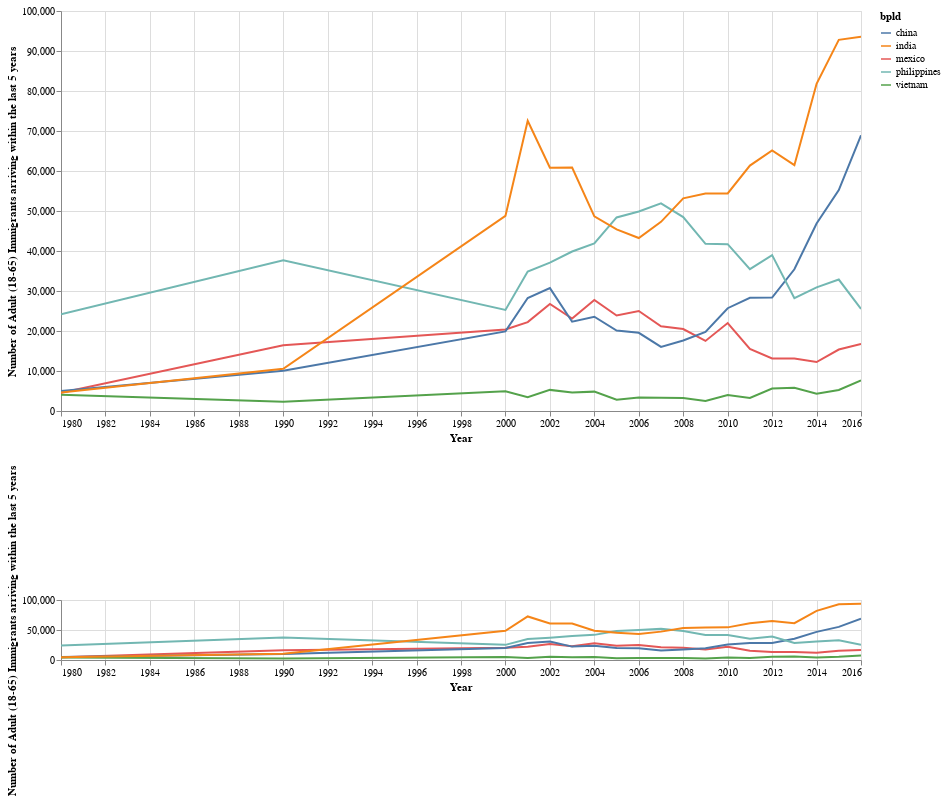

Notebook code cell kept with this figure:
### Code cell
immig_educ = df.groupby(['year', 'bpld', 'agg educd',])['perwt'].sum().to_frame()
data = immig_educ.reset_index()
data = data[data['agg educd'] == 'BA or More']
data = data[(data['bpld'] == 'mexico') | (data['bpld'] == 'vietnam') | (data['bpld'] == 'india') | (data['bpld'] == 'china') | (data['bpld'] == 'philippines')]

brush = alt.selection(type='interval', encodings=['x'])

upper1 = alt.Chart(data).mark_line().encode(
    x = alt.X('year:T', timeUnit='year', scale={'domain': brush.ref()}, axis = alt.Axis(title = 'Year')),
    y = alt.Y('perwt:Q', axis = alt.Axis(title = 'Number of Adult (18-65) Immigrants arriving within the last 5 years')),
    color = 'bpld',
    order = alt.Order('bpld:O'),
).properties(
    #title = f'{country}'.capitalize(),
    width = 800,
    height = 400,
)

lower1 = upper1.properties(
    selection=brush,
    height=60
)
chart = alt.vconcat(upper1, lower1)
chart

### Figure 1 — Vega-Lite specification as saved in the notebook (floating-point values rounded to 4 significant figures)
{"$schema": "https://vega.github.io/schema/vega-lite/v2.json", "config": {"view": {"height": 300, "width": 400}}, "vconcat": [{"data": {"values": [{"agg educd": "BA or More", "bpld": "mexico", "perwt": 4540, "year": "1980"}, {"agg educd": "BA or More", "bpld": "china", "perwt": 5020, "year": "1980"}, {"agg educd": "BA or More", "bpld": "philippines", "perwt": 24200, "year": "1980"}, {"agg educd": "BA or More", "bpld": "vietnam", "perwt": 4040, "year": "1980"}, {"agg educd": "BA or More", "bpld": "india", "perwt": 4620, "year": "1980"}, {"agg educd": "BA or More", "bpld": "mexico", "perwt": 16448, "year": "1990"}, {"agg educd": "BA or More", "bpld": "china", "perwt": 10068, "year": "1990"}, {"agg educd": "BA or More", "bpld": "philippines", "perwt": 37707, "year": "1990"}, {"agg educd": "BA or More", "bpld": "vietnam", "perwt": 2331, "year": "1990"}, {"agg educd": "BA or More", "bpld": "india", "perwt": 10540, "year": "1990"}, {"agg educd": "BA or More", "bpld": "mexico", "perwt": 20391, "year": "2000"}, {"agg educd": "BA or More", "bpld": "china", "perwt": 19902, "year": "2000"}, {"agg educd": "BA or More", "bpld": "philippines", "perwt": 25254, "year": "2000"}, {"agg educd": "BA or More", "bpld": "vietnam", "perwt": 4960, "year": "2000"}, {"agg educd": "BA or More", "bpld": "india", "perwt": 48772, "year": "2000"}, {"agg educd": "BA or More", "bpld": "mexico", "perwt": 22221, "year": "2001"}, {"agg educd": "BA or More", "bpld": "china", "perwt": 28258, "year": "2001"}, {"agg educd": "BA or More", "bpld": "philippines", "perwt": 34878, "year": "2001"}, {"agg educd": "BA or More", "bpld": "vietnam", "perwt": 3477, "year": "2001"}, {"agg educd": "BA or More", "bpld": "india", "perwt": 72573, "year": "2001"}, {"agg educd": "BA or More", "bpld": "mexico", "perwt": 26752, "year": "2002"}, {"agg educd": "BA or More", "bpld": "china", "perwt": 30729, "year": "2002"}, {"agg educd": "BA or More", "bpld": "philippines", "perwt": 37105, "year": "2002"}, {"agg educd": "BA or More", "bpld": "vietnam", "perwt": 5278, "year": "2002"}, {"agg educd": "BA or More", "bpld": "india", "perwt": 60822, "year": "2002"}, {"agg educd": "BA or More", "bpld": "mexico", "perwt": 23132, "year": "2003"}, {"agg educd": "BA or More", "bpld": "china", "perwt": 22316, "year": "2003"}, {"agg educd": "BA or More", "bpld": "philippines", "perwt": 39879, "year": "2003"}, {"agg educd": "BA or More", "bpld": "vietnam", "perwt": 4636, "year": "2003"}, {"agg educd": "BA or More", "bpld": "india", "perwt": 60858, "year": "2003"}, {"agg educd": "BA or More", "bpld": "mexico", "perwt": 27778, "year": "2004"}, {"agg educd": "BA or More", "bpld": "china", "perwt": 23559, "year": "2004"}, {"agg educd": "BA or More", "bpld": "philippines", "perwt": 41889, "year": "2004"}, {"agg educd": "BA or More", "bpld": "vietnam", "perwt": 4843, "year": "2004"}, {"agg educd": "BA or More", "bpld": "india", "perwt": 48650, "year": "2004"}, {"agg educd": "BA or More", "bpld": "mexico", "perwt": 23873, "year": "2005"}, {"agg educd": "BA or More", "bpld": "china", "perwt": 20127, "year": "2005"}, {"agg educd": "BA or More", "bpld": "philippines", "perwt": 48383, "year": "2005"}, {"agg educd": "BA or More", "bpld": "vietnam", "perwt": 2819, "year": "2005"}, {"agg educd": "BA or More", "bpld": "india", "perwt": 45412, "year": "2005"}, {"agg educd": "BA or More", "bpld": "mexico", "perwt": 24996, "year": "2006"}, {"agg educd": "BA or More", "bpld": "china", "perwt": 19553, "year": "2006"}, {"agg educd": "BA or More", "bpld": "philippines", "perwt": 49889, "year": "2006"}, {"agg educd": "BA or More", "bpld": "vietnam", "perwt": 3372, "year": "2006"}, {"agg educd": "BA or More", "bpld": "india", "perwt": 43249, "year": "2006"}, {"agg educd": "BA or More", "bpld": "mexico", "perwt": 21177, "year": "2007"}, {"agg educd": "BA or More", "bpld": "china", "perwt": 16031, "year": "2007"}, {"agg educd": "BA or More", "bpld": "philippines", "perwt": 51927, "year": "2007"}, {"agg educd": "BA or More", "bpld": "vietnam", "perwt": 3293, "year": "2007"}, {"agg educd": "BA or More", "bpld": "india", "perwt": 47295, "year": "2007"}, {"agg educd": "BA or More", "bpld": "mexico", "perwt": 20492, "year": "2008"}, {"agg educd": "BA or More", "bpld": "china", "perwt": 17619, "year": "2008"}, {"agg educd": "BA or More", "bpld": "philippines", "perwt": 48475, "year": "2008"}, {"agg educd": "BA or More", "bpld": "vietnam", "perwt": 3223, "year": "2008"}, {"agg educd": "BA or More", "bpld": "india", "perwt": 53151, "year": "2008"}, {"agg educd": "BA or More", "bpld": "mexico", "perwt": 17520, "year": "2009"}, {"agg educd": "BA or More", "bpld": "china", "perwt": 19776, "year": "2009"}, {"agg educd": "BA or More", "bpld": "philippines", "perwt": 41801, "year": "2009"}, {"agg educd": "BA or More", "bpld": "vietnam", "perwt": 2497, "year": "2009"}, {"agg educd": "BA or More", "bpld": "india", "perwt": 54349, "year": "2009"}, {"agg educd": "BA or More", "bpld": "mexico", "perwt": 21986, "year": "2010"}, {"agg educd": "BA or More", "bpld": "china", "perwt": 25700, "year": "2010"}, {"agg educd": "BA or More", "bpld": "philippines", "perwt": 41701, "year": "2010"}, {"agg educd": "BA or More", "bpld": "vietnam", "perwt": 3999, "year": "2010"}, {"agg educd": "BA or More", "bpld": "india", "perwt": 54398, "year": "2010"}, {"agg educd": "BA or More", "bpld": "mexico", "perwt": 15533, "year": "2011"}, {"agg educd": "BA or More", "bpld": "china", "perwt": 28308, "year": "2011"}, {"agg educd": "BA or More", "bpld": "philippines", "perwt": 35471, "year": "2011"}, {"agg educd": "BA or More", "bpld": "vietnam", "perwt": 3278, "year": "2011"}, {"agg educd": "BA or More", "bpld": "india", "perwt": 61354, "year": "2011"}, {"agg educd": "BA or More", "bpld": "mexico", "perwt": 13145, "year": "2012"}, {"agg educd": "BA or More", "bpld": "china", "perwt": 28366, "year": "2012"}, {"agg educd": "BA or More", "bpld": "philippines", "perwt": 38964, "year": "2012"}, {"agg educd": "BA or More", "bpld": "vietnam", "perwt": 5621, "year": "2012"}, {"agg educd": "BA or More", "bpld": "india", "perwt": 65131, "year": "2012"}, {"agg educd": "BA or More", "bpld": "mexico", "perwt": 13126, "year": "2013"}, {"agg educd": "BA or More", "bpld": "china", "perwt": 35423, "year": "2013"}, {"agg educd": "BA or More", "bpld": "philippines", "perwt": 28218, "year": "2013"}, {"agg educd": "BA or More", "bpld": "vietnam", "perwt": 5806, "year": "2013"}, {"agg educd": "BA or More", "bpld": "india", "perwt": 61452, "year": "2013"}, {"agg educd": "BA or More", "bpld": "mexico", "perwt": 12239, "year": "2014"}, {"agg educd": "BA or More", "bpld": "china", "perwt": 46857, "year": "2014"}, {"agg educd": "BA or More", "bpld": "philippines", "perwt": 30911, "year": "2014"}, {"agg educd": "BA or More", "bpld": "vietnam", "perwt": 4318, "year": "2014"}, {"agg educd": "BA or More", "bpld": "india", "perwt": 81807, "year": "2014"}, {"agg educd": "BA or More", "bpld": "mexico", "perwt": 15373, "year": "2015"}, {"agg educd": "BA or More", "bpld": "china", "perwt": 55237, "year": "2015"}, {"agg educd": "BA or More", "bpld": "philippines", "perwt": 32869, "year": "2015"}, {"agg educd": "BA or More", "bpld": "vietnam", "perwt": 5271, "year": "2015"}, {"agg educd": "BA or More", "bpld": "india", "perwt": 92779, "year": "2015"}, {"agg educd": "BA or More", "bpld": "mexico", "perwt": 16786, "year": "2016"}, {"agg educd": "BA or More", "bpld": "china", "perwt": 68932, "year": "2016"}, {"agg educd": "BA or More", "bpld": "philippines", "perwt": 25528, "year": "2016"}, {"agg educd": "BA or More", "bpld": "vietnam", "perwt": 7670, "year": "2016"}, {"agg educd": "BA or More", "bpld": "india", "perwt": 93589, "year": "2016"}]}, "encoding": {"color": {"field": "bpld", "type": "nominal"}, "order": {"field": "bpld", "type": "ordinal"}, "x": {"axis": {"title": "Year"}, "field": "year", "scale": {"domain": {"selection": "selector021"}}, "timeUnit": "year", "type": "temporal"}, "y": {"axis": {"title": "Number of Adult (18-65) Immigrants arriving within the last 5 years"}, "field": "perwt", "type": "quantitative"}}, "height": 400, "mark": "line", "width": 800}, {"data": {"values": [{"agg educd": "BA or More", "bpld": "mexico", "perwt": 4540, "year": "1980"}, {"agg educd": "BA or More", "bpld": "china", "perwt": 5020, "year": "1980"}, {"agg educd": "BA or More", "bpld": "philippines", "perwt": 24200, "year": "1980"}, {"agg educd": "BA or More", "bpld": "vietnam", "perwt": 4040, "year": "1980"}, {"agg educd": "BA or More", "bpld": "india", "perwt": 4620, "year": "1980"}, {"agg educd": "BA or More", "bpld": "mexico", "perwt": 16448, "year": "1990"}, {"agg educd": "BA or More", "bpld": "china", "perwt": 10068, "year": "1990"}, {"agg educd": "BA or More", "bpld": "philippines", "perwt": 37707, "year": "1990"}, {"agg educd": "BA or More", "bpld": "vietnam", "perwt": 2331, "year": "1990"}, {"agg educd": "BA or More", "bpld": "india", "perwt": 10540, "year": "1990"}, {"agg educd": "BA or More", "bpld": "mexico", "perwt": 20391, "year": "2000"}, {"agg educd": "BA or More", "bpld": "china", "perwt": 19902, "year": "2000"}, {"agg educd": "BA or More", "bpld": "philippines", "perwt": 25254, "year": "2000"}, {"agg educd": "BA or More", "bpld": "vietnam", "perwt": 4960, "year": "2000"}, {"agg educd": "BA or More", "bpld": "india", "perwt": 48772, "year": "2000"}, {"agg educd": "BA or More", "bpld": "mexico", "perwt": 22221, "year": "2001"}, {"agg educd": "BA or More", "bpld": "china", "perwt": 28258, "year": "2001"}, {"agg educd": "BA or More", "bpld": "philippines", "perwt": 34878, "year": "2001"}, {"agg educd": "BA or More", "bpld": "vietnam", "perwt": 3477, "year": "2001"}, {"agg educd": "BA or More", "bpld": "india", "perwt": 72573, "year": "2001"}, {"agg educd": "BA or More", "bpld": "mexico", "perwt": 26752, "year": "2002"}, {"agg educd": "BA or More", "bpld": "china", "perwt": 30729, "year": "2002"}, {"agg educd": "BA or More", "bpld": "philippines", "perwt": 37105, "year": "2002"}, {"agg educd": "BA or More", "bpld": "vietnam", "perwt": 5278, "year": "2002"}, {"agg educd": "BA or More", "bpld": "india", "perwt": 60822, "year": "2002"}, {"agg educd": "BA or More", "bpld": "mexico", "perwt": 23132, "year": "2003"}, {"agg educd": "BA or More", "bpld": "china", "perwt": 22316, "year": "2003"}, {"agg educd": "BA or More", "bpld": "philippines", "perwt": 39879, "year": "2003"}, {"agg educd": "BA or More", "bpld": "vietnam", "perwt": 4636, "year": "2003"}, {"agg educd": "BA or More", "bpld": "india", "perwt": 60858, "year": "2003"}, {"agg educd": "BA or More", "bpld": "mexico", "perwt": 27778, "year": "2004"}, {"agg educd": "BA or More", "bpld": "china", "perwt": 23559, "year": "2004"}, {"agg educd": "BA or More", "bpld": "philippines", "perwt": 41889, "year": "2004"}, {"agg educd": "BA or More", "bpld": "vietnam", "perwt": 4843, "year": "2004"}, {"agg educd": "BA or More", "bpld": "india", "perwt": 48650, "year": "2004"}, {"agg educd": "BA or More", "bpld": "mexico", "perwt": 23873, "year": "2005"}, {"agg educd": "BA or More", "bpld": "china", "perwt": 20127, "year": "2005"}, {"agg educd": "BA or More", "bpld": "philippines", "perwt": 48383, "year": "2005"}, {"agg educd": "BA or More", "bpld": "vietnam", "perwt": 2819, "year": "2005"}, {"agg educd": "BA or More", "bpld": "india", "perwt": 45412, "year": "2005"}, {"agg educd": "BA or More", "bpld": "mexico", "perwt": 24996, "year": "2006"}, {"agg educd": "BA or More", "bpld": "china", "perwt": 19553, "year": "2006"}, {"agg educd": "BA or More", "bpld": "philippines", "perwt": 49889, "year": "2006"}, {"agg educd": "BA or More", "bpld": "vietnam", "perwt": 3372, "year": "2006"}, {"agg educd": "BA or More", "bpld": "india", "perwt": 43249, "year": "2006"}, {"agg educd": "BA or More", "bpld": "mexico", "perwt": 21177, "year": "2007"}, {"agg educd": "BA or More", "bpld": "china", "perwt": 16031, "year": "2007"}, {"agg educd": "BA or More", "bpld": "philippines", "perwt": 51927, "year": "2007"}, {"agg educd": "BA or More", "bpld": "vietnam", "perwt": 3293, "year": "2007"}, {"agg educd": "BA or More", "bpld": "india", "perwt": 47295, "year": "2007"}, {"agg educd": "BA or More", "bpld": "mexico", "perwt": 20492, "year": "2008"}, {"agg educd": "BA or More", "bpld": "china", "perwt": 17619, "year": "2008"}, {"agg educd": "BA or More", "bpld": "philippines", "perwt": 48475, "year": "2008"}, {"agg educd": "BA or More", "bpld": "vietnam", "perwt": 3223, "year": "2008"}, {"agg educd": "BA or More", "bpld": "india", "perwt": 53151, "year": "2008"}, {"agg educd": "BA or More", "bpld": "mexico", "perwt": 17520, "year": "2009"}, {"agg educd": "BA or More", "bpld": "china", "perwt": 19776, "year": "2009"}, {"agg educd": "BA or More", "bpld": "philippines", "perwt": 41801, "year": "2009"}, {"agg educd": "BA or More", "bpld": "vietnam", "perwt": 2497, "year": "2009"}, {"agg educd": "BA or More", "bpld": "india", "perwt": 54349, "year": "2009"}, {"agg educd": "BA or More", "bpld": "mexico", "perwt": 21986, "year": "2010"}, {"agg educd": "BA or More", "bpld": "china", "perwt": 25700, "year": "2010"}, {"agg educd": "BA or More", "bpld": "philippines", "perwt": 41701, "year": "2010"}, {"agg educd": "BA or More", "bpld": "vietnam", "perwt": 3999, "year": "2010"}, {"agg educd": "BA or More", "bpld": "india", "perwt": 54398, "year": "2010"}, {"agg educd": "BA or More", "bpld": "mexico", "perwt": 15533, "year": "2011"}, {"agg educd": "BA or More", "bpld": "china", "perwt": 28308, "year": "2011"}, {"agg educd": "BA or More", "bpld": "philippines", "perwt": 35471, "year": "2011"}, {"agg educd": "BA or More", "bpld": "vietnam", "perwt": 3278, "year": "2011"}, {"agg educd": "BA or More", "bpld": "india", "perwt": 61354, "year": "2011"}, {"agg educd": "BA or More", "bpld": "mexico", "perwt": 13145, "year": "2012"}, {"agg educd": "BA or More", "bpld": "china", "perwt": 28366, "year": "2012"}, {"agg educd": "BA or More", "bpld": "philippines", "perwt": 38964, "year": "2012"}, {"agg educd": "BA or More", "bpld": "vietnam", "perwt": 5621, "year": "2012"}, {"agg educd": "BA or More", "bpld": "india", "perwt": 65131, "year": "2012"}, {"agg educd": "BA or More", "bpld": "mexico", "perwt": 13126, "year": "2013"}, {"agg educd": "BA or More", "bpld": "china", "perwt": 35423, "year": "2013"}, {"agg educd": "BA or More", "bpld": "philippines", "perwt": 28218, "year": "2013"}, {"agg educd": "BA or More", "bpld": "vietnam", "perwt": 5806, "year": "2013"}, {"agg educd": "BA or More", "bpld": "india", "perwt": 61452, "year": "2013"}, {"agg educd": "BA or More", "bpld": "mexico", "perwt": 12239, "year": "2014"}, {"agg educd": "BA or More", "bpld": "china", "perwt": 46857, "year": "2014"}, {"agg educd": "BA or More", "bpld": "philippines", "perwt": 30911, "year": "2014"}, {"agg educd": "BA or More", "bpld": "vietnam", "perwt": 4318, "year": "2014"}, {"agg educd": "BA or More", "bpld": "india", "perwt": 81807, "year": "2014"}, {"agg educd": "BA or More", "bpld": "mexico", "perwt": 15373, "year": "2015"}, {"agg educd": "BA or More", "bpld": "china", "perwt": 55237, "year": "2015"}, {"agg educd": "BA or More", "bpld": "philippines", "perwt": 32869, "year": "2015"}, {"agg educd": "BA or More", "bpld": "vietnam", "perwt": 5271, "year": "2015"}, {"agg educd": "BA or More", "bpld": "india", "perwt": 92779, "year": "2015"}, {"agg educd": "BA or More", "bpld": "mexico", "perwt": 16786, "year": "2016"}, {"agg educd": "BA or More", "bpld": "china", "perwt": 68932, "year": "2016"}, {"agg educd": "BA or More", "bpld": "philippines", "perwt": 25528, "year": "2016"}, {"agg educd": "BA or More", "bpld": "vietnam", "perwt": 7670, "year": "2016"}, {"agg educd": "BA or More", "bpld": "india", "perwt": 93589, "year": "2016"}]}, "encoding": {"color": {"field": "bpld", "type": "nominal"}, "order": {"field": "bpld", "type": "ordinal"}, "x": {"axis": {"title": "Year"}, "field": "year", "scale": {"domain": {"selection": "selector021"}}, "timeUnit": "year", "type": "temporal"}, "y": {"axis": {"title": "Number of Adult (18-65) Immigrants arriving within the last 5 years"}, "field": "perwt", "type": "quantitative"}}, "height": 60, "mark": "line", "selection": {"selector021": {"encodings": ["x"], "mark": {"fill": "#333", "fillOpacity": 0.125, "stroke": "white"}, "on": "[mousedown, window:mouseup] > window:mousemove!", "resolve": "global", "translate": "[mousedown, window:mouseup] > window:mousemove!", "type": "interval", "zoom": "wheel!"}}, "width": 800}]}
